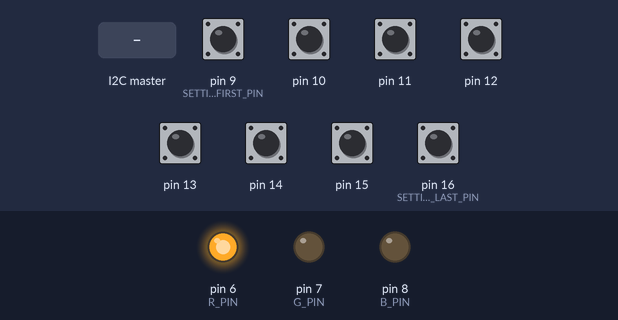
This sketch was run on a simulated Arduino Uno, built with avr-gcc and run on an emulated ATmega328P. On the bench: output pins drawn as LEDs (lit = HIGH). Inputs (shaded band) come from the test bench; at power-on: pin 9 (SETTING_FIRST_PIN), pin 10–15, pin 16 (SETTING_LAST_PIN) HIGH. What the sketch prints to the serial monitor is not drawn.

Above: at 1.2 s.
1.3 s: the I2C master sends the byte 1
At 1.6 s:
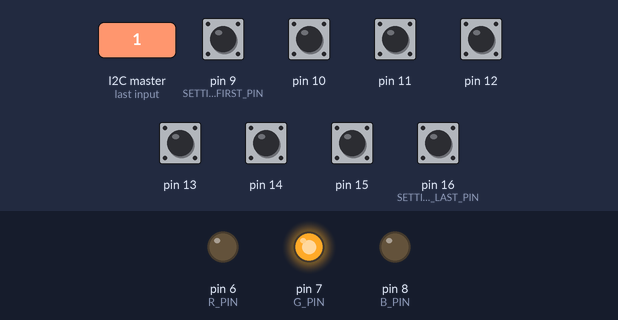
2.8 s: the I2C master sends the byte 2
At 3.9 s:
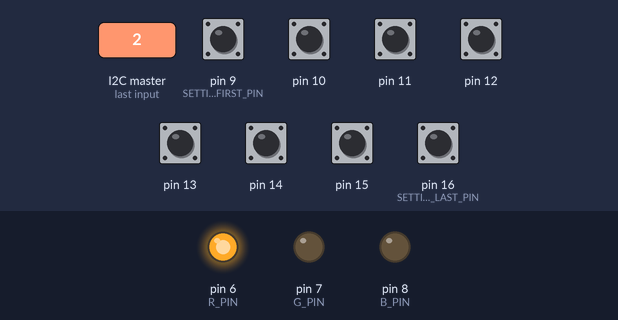
Timing chart, 0 to 5.8 s (numbered marks = the images above; inputs shaded):
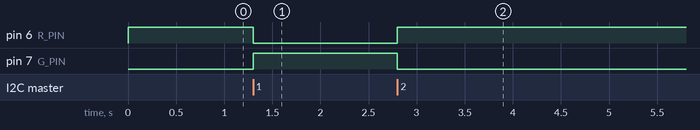

The sketch:

Door.ino
```cpp
#include <Wire.h>

#define I2C_ADDRESS 9
#define USE_TIMER_1     true
#define TIMER_INTERVAL_MS    1000
#define SETTING_FIRST_PIN 9
#define SETTING_LAST_PIN 16

#include "TimerInterrupt.h"

#define R_PIN 6
#define G_PIN 7
#define B_PIN 8

byte settings = 0;
int doorCloseDelay = 0;
int doorTimer = 0;
uint8_t command = 0x00; //0x01 - open door, 0x02 - close door

int doorDelays[32] = {
  10,
  20,
  30,
  60,
  90,
  120,
  150,
  180,
  210,
  240,
  270,
  300,
  360,
  420,
  480,
  540,
  600,
  660,
  720,
  780,
  840,
  900,
  1200,
  1500,
  1800,
  2100,
  2400,
  2700,
  3000,
  3300,
  3600,
  7200
};

void timerHandler(void)
{
  if (doorTimer > 0) doorTimer--;
  else closeDoor();
}

void openDoor(){
  digitalWrite(R_PIN, LOW);
  digitalWrite(G_PIN, HIGH);
  digitalWrite(B_PIN, LOW);
  doorTimer = doorCloseDelay;
}

void closeDoor(){
  digitalWrite(R_PIN, HIGH);
  digitalWrite(G_PIN, LOW);
  digitalWrite(B_PIN, LOW);
  doorTimer = 0;
}

void setup()
{
  Serial.begin(9600);

  //Reading settings from slide switches
  for (int p = SETTING_FIRST_PIN; p <= SETTING_LAST_PIN; p++){
    pinMode(p, INPUT_PULLUP);
  }

  for (int p = SETTING_LAST_PIN; p > SETTING_FIRST_PIN; p--){
    settings = settings | !digitalRead(p);
    settings = settings << 1;
  }
  settings = settings | !digitalRead(SETTING_FIRST_PIN);

  doorCloseDelay = doorDelays[settings & 0x1F]; //Least significant 5 bits define delay in seconds - see in array

  Serial.println(doorCloseDelay);

  pinMode(R_PIN, OUTPUT);
  pinMode(G_PIN, OUTPUT);
  pinMode(B_PIN, OUTPUT);

  closeDoor();

  ITimer1.init();
  ITimer1.attachInterruptInterval(TIMER_INTERVAL_MS, timerHandler);

  // Start the I2C Bus as Slave on address 13
  Wire.begin(I2C_ADDRESS);
  // Attach a function to trigger when something is received.
  Wire.onReceive(receiveEvent);

}

void loop() {

  switch (command){
    case 0x01:
      openDoor();
      break;
    case 0x02:
      closeDoor();
      break;
  }

  command =  0x00;

  delay(100);
}

// Function that executes whenever data is received from master
void receiveEvent(int howMany) {
  while (Wire.available()) {
    uint8_t c = Wire.read();
    if (c == 0x01) command = 0x01;
    if (c == 0x02) command = 0x02;
  }
}
```

Measured:
- after the input at 1.3 s, pin 6 (R_PIN): HIGH → LOW at once; pin 7 (G_PIN): LOW → HIGH at once
- after the input at 2.8 s, pin 6 (R_PIN): LOW → HIGH at once; pin 7 (G_PIN): HIGH → LOW at once
